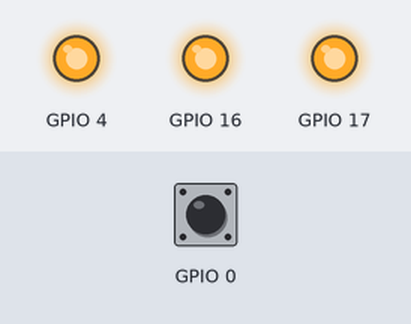
The sketch below on a simulated ESP32. Shown: output pins drawn as LEDs (lit = HIGH). Inputs (shaded band) come from the test bench; at power-on: GPIO 0 HIGH.

Above: at 1.2 s.
1.3 s: GPIO 0 pulled LOW for 0.15 s
At 2.3 s:
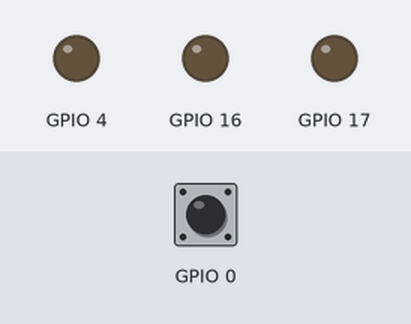
2.9 s: GPIO 0 pulled LOW for 1 s
At 3.5 s:
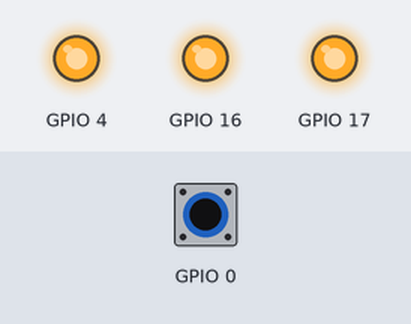
5.4 s: GPIO 0 pulled LOW for 3.2 s
At 6.6 s:
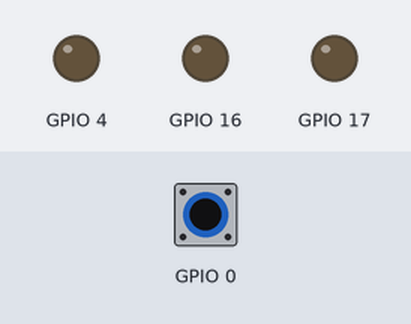
Timing chart, 0 to 8.4 s (numbered marks = the images above; inputs shaded):
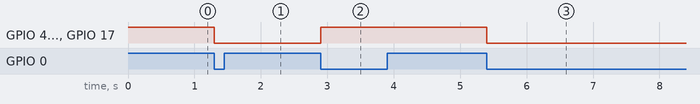

The sketch:

3_5_key.ino
```cpp
//按键控制灯亮灭
void setup()
{
  //关LED
  pinMode(4,OUTPUT);
  pinMode(16,OUTPUT);
  pinMode(17,OUTPUT);
  digitalWrite(4,1);
  digitalWrite(16,1);
  digitalWrite(17,1);
  //KEY
  pinMode(0,INPUT_PULLUP);
}

void loop()
{

  //Each time the key is pressed the RGB light turns on or off
  if(digitalRead(0))
  {
    while(digitalRead(0));
    digitalWrite(4,!digitalRead(4));
    digitalWrite(16,!digitalRead(16));
    digitalWrite(17,!digitalRead(17));
  }
}
```

Measured:
- after the input at 1.3 s, GPIO 4, GPIO 16, GPIO 17: HIGH → LOW at once
- after the input at 2.9 s, GPIO 4, GPIO 16, GPIO 17: LOW → HIGH at once
- after the input at 5.4 s, GPIO 4, GPIO 16, GPIO 17: HIGH → LOW at once
